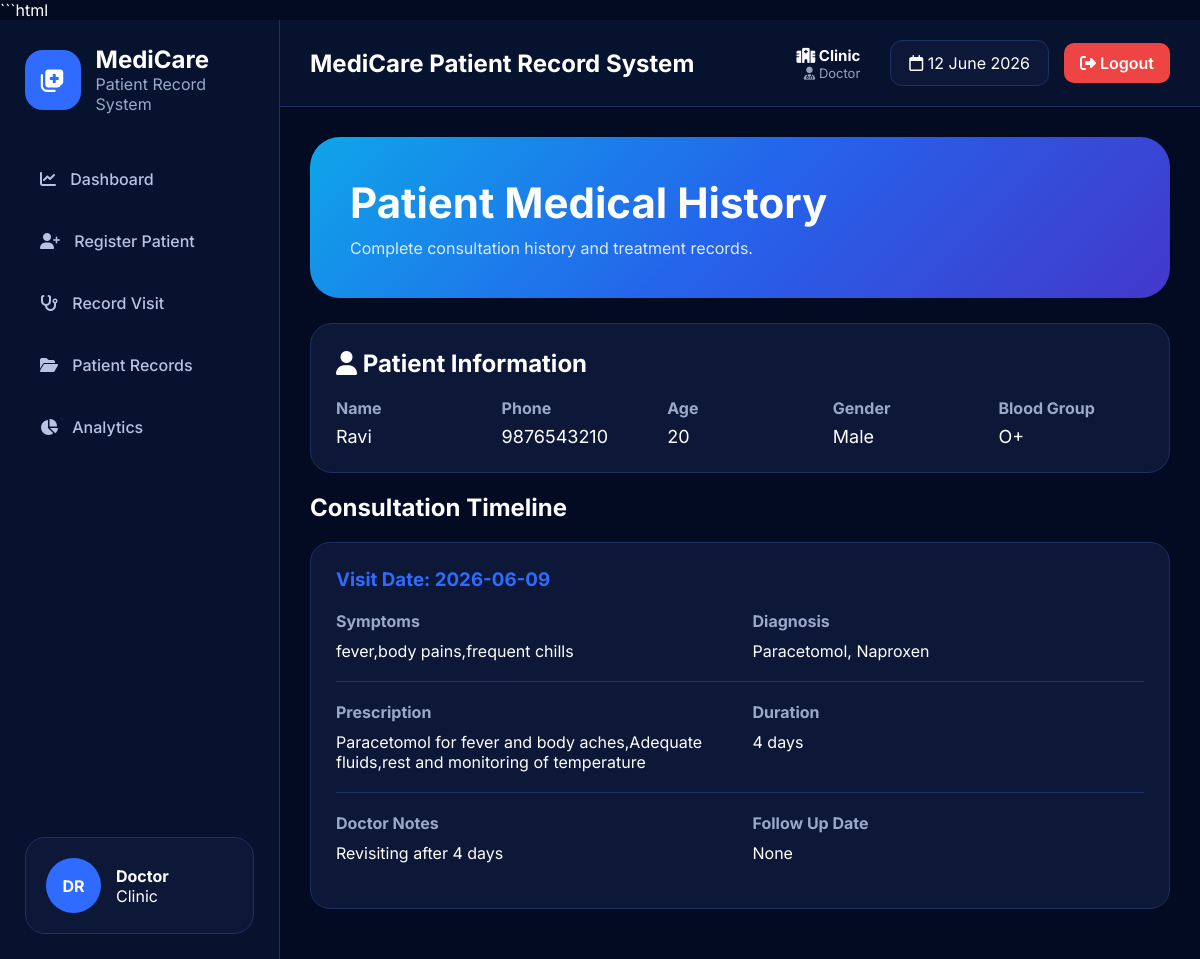
The app's page /history/9876543210 with its own data.
### tables this page shows
CREATE TABLE patients(
    phone TEXT PRIMARY KEY,
    name TEXT NOT NULL,
    age INTEGER,
    gender TEXT,
    blood_group TEXT
);

CREATE TABLE visits(
    id INTEGER PRIMARY KEY AUTOINCREMENT,
    patient_phone TEXT,
    visit_date TEXT,
    symptoms TEXT,
    diagnosis TEXT,
    prescription TEXT,
    duration TEXT,
    notes TEXT, followup_date TEXT,
    FOREIGN KEY(patient_phone)
    REFERENCES patients(phone)
);

### app.py (the view)
@app.route("/history/<phone>")
def history(phone):
    conn = sqlite3.connect(DB_PATH)
    cursor = conn.cursor()
    cursor.execute("""
    SELECT *
    FROM patients
    WHERE phone=?
    """, (phone,))
    patient = cursor.fetchone()
    cursor.execute("""
    SELECT *
    FROM visits
    WHERE patient_phone=?
    ORDER BY visit_date DESC
    """, (phone,))
    visits = cursor.fetchall()
    conn.close()
    return render_template(
        "history.html",
        patient=patient,
        visits=visits,
        phone=phone
    )

### templates/history.html (shortened to what this page needs)
{% extends "base.html" %}
{% block content %}
<div class="hero">
    <h1>Patient Medical History</h1>
    <p>
        Complete consultation history and treatment records.
    </p>
</div>
<div class="card">
    <h2>
        <i class="fa-solid fa-user"></i>
        Patient Information
    </h2>
    <br>
    <div class="patient-info-grid">
        <div>
            <strong>Name</strong>
            <p>{{ patient[1] }}</p>
        </div>
        <div>
            <strong>Phone</strong>
            <p>{{ patient[0] }}</p>
        </div>
        <div>
            <strong>Age</strong>
            <p>{{ patient[2] }}</p>
        </div>
        <div>
            <strong>Gender</strong>
            <p>{{ patient[3] }}</p>
        </div>
        <div>
            <strong>Blood Group</strong>
            <p>{{ patient[4] }}</p>
        </div>
    </div>
</div>
<br>
<h2 style="margin-bottom:20px;">
    Consultation Timeline
</h2>
{% if visits %}
    {% for visit in visits %}
    <div class="visit-card">
        <div class="visit-header">
            <h3>
                Visit Date:
                {{ visit[2] }}
            </h3>
        </div>
        <div class="visit-grid">
            <div>
                <h4>Symptoms</h4>
                <p>
                    {{ visit[3] }}
                </p>
            </div>
            <div>
                <h4>Diagnosis</h4>
                <p>
                    {{ visit[4] }}
                </p>
            </div>
        </div>
        <hr>
        <div class="visit-grid">
            <div>
                <h4>Prescription</h4>
                <p>
                    {{ visit[5] }}
                </p>
            </div>
            <div>
                <h4>Duration</h4>
                <p>
                    {{ visit[6] }}
                </p>
            </div>
        </div>
        <hr>
        <div class="visit-grid">
            <div>
                <h4>Doctor Notes</h4>
                <p>
                    {{ visit[7] }}
                </p>
            </div>
            <div>
                <h4>Follow Up Date</h4>
                <p>
                    {{ visit[8] }}
                </p>
            </div>
        </div>
    </div>
    <br>
    {% endfor %}
{% endif %}
{% endblock %}

### static/css/style.css (style rules this page uses)
:root { --bg:#020b22; --sidebar:#07122e; --card:#0d1838; --card2:#12214a; --border:#1e2f63; --blue:#2f6bff; --blue2:#4f46e5; --text:#ffffff; --muted:#9aa8cc; }
* { margin:0; padding:0; box-sizing:border-box; font-family:'Inter',sans-serif; }
body { background:var(--bg); color:var(--text); }
.hero { background:linear-gradient( 135deg, #0ea5e9, #2563eb, #4338ca ); padding:40px; border-radius:30px; margin-bottom:25px; }
.hero h1 { color:white; font-size:42px; margin-bottom:10px; }
.hero p { color:#dbeafe; }
.card { background:var(--card); border:1px solid var(--border); border-radius:22px; padding:25px; }
.card h2 { color:white; }
.patient-info-grid { display:grid; grid-template-columns: repeat(5,1fr); gap:20px; }
.patient-info-grid strong { color:#9aa8cc; }
.patient-info-grid p { margin-top:8px; font-size:18px; }
.visit-card { background:var(--card); border:1px solid var(--border); border-radius:20px; padding:25px; }
.visit-header { margin-bottom:20px; }
.visit-header h3 { color:#2f6bff; }
.visit-grid { display:grid; grid-template-columns:1fr 1fr; gap:25px; margin:20px 0; }
.visit-grid h4 { margin-bottom:10px; color:#9aa8cc; }
.visit-card hr { border:none; border-top:1px solid var(--border); }

### records on screen
patients: name "Ravi", phone "9876543210", age "20", gender "Male", blood_group "O+"
visits: visit_date "2026-06-09", symptoms "fever,body pains,frequent chills", diagnosis "Paracetomol, Naproxen", prescription "Paracetomol for fever and body aches,Adequate fluids,rest and monitoring of temperature", duration "4 days", notes "Revisiting after 4 days", visit "None"

### other values on screen
{{ session.get('doctor','Doctor') }} "Doctor"
{{ session.get('clinic','Clinic') }} "Clinic"
